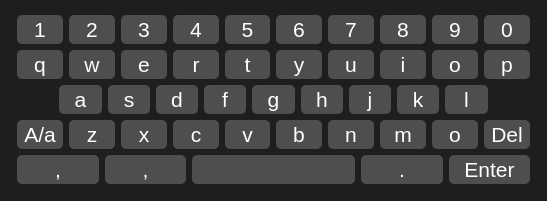
<?xml version="1.0" encoding="UTF-8"?>
<ui version="4.0">
 <class>SoftKey</class>
 <widget class="QWidget" name="SoftKey">
  <property name="geometry">
   <rect>
    <x>0</x>
    <y>0</y>
    <width>547</width>
    <height>201</height>
   </rect>
  </property>
  <property name="windowTitle">
   <string>Form</string>
  </property>
  <property name="styleSheet">
   <string notr="true">QWidget{
	background-color: rgb(30, 30, 30);
}

QPushButton{
border:1px;
background-color: rgb(78, 78, 78);
font:16pt;
color:#ffffff;
border-radius:5px;
}

QPushButton:hover{
border:1px;
background-color: rgb(100, 78, 0);
color:#ffffff;
border-radius:5px;
}

QPushButton:pressed{
border:1px;
background-color: rgb(100, 78, 0);
color:red;
border-radius:5px;
}</string>
  </property>
  <layout class="QGridLayout" name="gridLayout">
   <property name="topMargin">
    <number>9</number>
   </property>
   <item row="0" column="0">
    <widget class="QWidget" name="widget" native="true">
     <property name="styleSheet">
      <string notr="true">QWidget{
	background-color: rgb(30, 30, 30);
}

QPushButton{
border:1px;
background-color: rgb(78, 78, 78);
font:16pt;
color:#ffffff;
border-radius:5px;
}

QPushButton:hover{
border:1px;
background-color: rgb(100, 78, 0);
color:#ffffff;
border-radius:5px;
}

QPushButton:pressed{
border:1px;
background-color: rgb(100, 78, 0);
color:red;
border-radius:5px;
}</string>
     </property>
     <layout class="QVBoxLayout" name="verticalLayout">
      <property name="spacing">
       <number>6</number>
      </property>
      <property name="leftMargin">
       <number>6</number>
      </property>
      <property name="topMargin">
       <number>6</number>
      </property>
      <property name="rightMargin">
       <number>6</number>
      </property>
      <property name="bottomMargin">
       <number>6</number>
      </property>
      <item>
       <layout class="QHBoxLayout" name="horizontalLayout">
        <item>
         <widget class="KeyButton" name="pushButton">
          <property name="sizePolicy">
           <sizepolicy hsizetype="Expanding" vsizetype="Minimum">
            <horstretch>0</horstretch>
            <verstretch>0</verstretch>
           </sizepolicy>
          </property>
          <property name="focusPolicy">
           <enum>Qt::NoFocus</enum>
          </property>
          <property name="text">
           <string>1</string>
          </property>
         </widget>
        </item>
        <item>
         <widget class="KeyButton" name="pushButton_2">
          <property name="sizePolicy">
           <sizepolicy hsizetype="Expanding" vsizetype="Minimum">
            <horstretch>0</horstretch>
            <verstretch>0</verstretch>
           </sizepolicy>
          </property>
          <property name="focusPolicy">
           <enum>Qt::NoFocus</enum>
          </property>
          <property name="text">
           <string>2</string>
          </property>
         </widget>
        </item>
        <item>
         <widget class="KeyButton" name="pushButton_8">
          <property name="sizePolicy">
           <sizepolicy hsizetype="Expanding" vsizetype="Minimum">
            <horstretch>0</horstretch>
            <verstretch>0</verstretch>
           </sizepolicy>
          </property>
          <property name="focusPolicy">
           <enum>Qt::NoFocus</enum>
          </property>
          <property name="text">
           <string>3</string>
          </property>
         </widget>
        </item>
        <item>
         <widget class="KeyButton" name="pushButton_3">
          <property name="sizePolicy">
           <sizepolicy hsizetype="Expanding" vsizetype="Minimum">
            <horstretch>0</horstretch>
            <verstretch>0</verstretch>
           </sizepolicy>
          </property>
          <property name="focusPolicy">
           <enum>Qt::NoFocus</enum>
          </property>
          <property name="text">
           <string>4</string>
          </property>
         </widget>
        </item>
        <item>
         <widget class="KeyButton" name="pushButton_9">
          <property name="sizePolicy">
           <sizepolicy hsizetype="Expanding" vsizetype="Minimum">
            <horstretch>0</horstretch>
            <verstretch>0</verstretch>
           </sizepolicy>
          </property>
          <property name="focusPolicy">
           <enum>Qt::NoFocus</enum>
          </property>
          <property name="text">
           <string>5</string>
          </property>
         </widget>
        </item>
        <item>
         <widget class="KeyButton" name="pushButton_4">
          <property name="sizePolicy">
           <sizepolicy hsizetype="Expanding" vsizetype="Minimum">
            <horstretch>0</horstretch>
            <verstretch>0</verstretch>
           </sizepolicy>
          </property>
          <property name="focusPolicy">
           <enum>Qt::NoFocus</enum>
          </property>
          <property name="text">
           <string>6</string>
          </property>
         </widget>
        </item>
        <item>
         <widget class="KeyButton" name="pushButton_10">
          <property name="sizePolicy">
           <sizepolicy hsizetype="Expanding" vsizetype="Minimum">
            <horstretch>0</horstretch>
            <verstretch>0</verstretch>
           </sizepolicy>
          </property>
          <property name="focusPolicy">
           <enum>Qt::NoFocus</enum>
          </property>
          <property name="text">
           <string>7</string>
          </property>
         </widget>
        </item>
        <item>
         <widget class="KeyButton" name="pushButton_5">
          <property name="sizePolicy">
           <sizepolicy hsizetype="Expanding" vsizetype="Minimum">
            <horstretch>0</horstretch>
            <verstretch>0</verstretch>
           </sizepolicy>
          </property>
          <property name="focusPolicy">
           <enum>Qt::NoFocus</enum>
          </property>
          <property name="text">
           <string>8</string>
          </property>
         </widget>
        </item>
        <item>
         <widget class="KeyButton" name="pushButton_6">
          <property name="sizePolicy">
           <sizepolicy hsizetype="Expanding" vsizetype="Minimum">
            <horstretch>0</horstretch>
            <verstretch>0</verstretch>
           </sizepolicy>
          </property>
          <property name="focusPolicy">
           <enum>Qt::NoFocus</enum>
          </property>
          <property name="text">
           <string>9</string>
          </property>
         </widget>
        </item>
        <item>
         <widget class="KeyButton" name="pushButton_7">
          <property name="sizePolicy">
           <sizepolicy hsizetype="Expanding" vsizetype="Minimum">
            <horstretch>0</horstretch>
            <verstretch>0</verstretch>
           </sizepolicy>
          </property>
          <property name="focusPolicy">
           <enum>Qt::NoFocus</enum>
          </property>
          <property name="text">
           <string>0</string>
          </property>
         </widget>
        </item>
       </layout>
      </item>
      <item>
       <layout class="QHBoxLayout" name="horizontalLayout_2">
        <item>
         <widget class="KeyButton" name="pushButton_11">
          <property name="sizePolicy">
           <sizepolicy hsizetype="Expanding" vsizetype="Minimum">
            <horstretch>0</horstretch>
            <verstretch>0</verstretch>
           </sizepolicy>
          </property>
          <property name="focusPolicy">
           <enum>Qt::NoFocus</enum>
          </property>
          <property name="text">
           <string>q</string>
          </property>
         </widget>
        </item>
        <item>
         <widget class="KeyButton" name="pushButton_12">
          <property name="sizePolicy">
           <sizepolicy hsizetype="Expanding" vsizetype="Minimum">
            <horstretch>0</horstretch>
            <verstretch>0</verstretch>
           </sizepolicy>
          </property>
          <property name="focusPolicy">
           <enum>Qt::NoFocus</enum>
          </property>
          <property name="text">
           <string>w</string>
          </property>
         </widget>
        </item>
        <item>
         <widget class="KeyButton" name="pushButton_13">
          <property name="sizePolicy">
           <sizepolicy hsizetype="Expanding" vsizetype="Minimum">
            <horstretch>0</horstretch>
            <verstretch>0</verstretch>
           </sizepolicy>
          </property>
          <property name="focusPolicy">
           <enum>Qt::NoFocus</enum>
          </property>
          <property name="text">
           <string>e</string>
          </property>
         </widget>
        </item>
        <item>
         <widget class="KeyButton" name="pushButton_14">
          <property name="sizePolicy">
           <sizepolicy hsizetype="Expanding" vsizetype="Minimum">
            <horstretch>0</horstretch>
            <verstretch>0</verstretch>
           </sizepolicy>
          </property>
          <property name="focusPolicy">
           <enum>Qt::NoFocus</enum>
          </property>
          <property name="text">
           <string>r</string>
          </property>
         </widget>
        </item>
        <item>
         <widget class="KeyButton" name="pushButton_15">
          <property name="sizePolicy">
           <sizepolicy hsizetype="Expanding" vsizetype="Minimum">
            <horstretch>0</horstretch>
            <verstretch>0</verstretch>
           </sizepolicy>
          </property>
          <property name="focusPolicy">
           <enum>Qt::NoFocus</enum>
          </property>
          <property name="text">
           <string>t</string>
          </property>
         </widget>
        </item>
        <item>
         <widget class="KeyButton" name="pushButton_16">
          <property name="sizePolicy">
           <sizepolicy hsizetype="Expanding" vsizetype="Minimum">
            <horstretch>0</horstretch>
            <verstretch>0</verstretch>
           </sizepolicy>
          </property>
          <property name="focusPolicy">
           <enum>Qt::NoFocus</enum>
          </property>
          <property name="text">
           <string>y</string>
          </property>
         </widget>
        </item>
        <item>
         <widget class="KeyButton" name="pushButton_17">
          <property name="sizePolicy">
           <sizepolicy hsizetype="Expanding" vsizetype="Minimum">
            <horstretch>0</horstretch>
            <verstretch>0</verstretch>
           </sizepolicy>
          </property>
          <property name="focusPolicy">
           <enum>Qt::NoFocus</enum>
          </property>
          <property name="text">
           <string>u</string>
          </property>
         </widget>
        </item>
        <item>
         <widget class="KeyButton" name="pushButton_18">
          <property name="sizePolicy">
           <sizepolicy hsizetype="Expanding" vsizetype="Minimum">
            <horstretch>0</horstretch>
            <verstretch>0</verstretch>
           </sizepolicy>
          </property>
          <property name="focusPolicy">
           <enum>Qt::NoFocus</enum>
          </property>
          <property name="text">
           <string>i</string>
          </property>
         </widget>
        </item>
        <item>
         <widget class="KeyButton" name="pushButton_19">
          <property name="sizePolicy">
           <sizepolicy hsizetype="Expanding" vsizetype="Minimum">
            <horstretch>0</horstretch>
            <verstretch>0</verstretch>
           </sizepolicy>
          </property>
          <property name="focusPolicy">
           <enum>Qt::NoFocus</enum>
          </property>
          <property name="text">
           <string>o</string>
          </property>
         </widget>
        </item>
        <item>
         <widget class="KeyButton" name="pushButton_20">
          <property name="sizePolicy">
           <sizepolicy hsizetype="Expanding" vsizetype="Minimum">
            <horstretch>0</horstretch>
            <verstretch>0</verstretch>
           </sizepolicy>
          </property>
          <property name="focusPolicy">
           <enum>Qt::NoFocus</enum>
          </property>
          <property name="text">
           <string>p</string>
          </property>
         </widget>
        </item>
       </layout>
      </item>
      <item>
       <layout class="QHBoxLayout" name="horizontalLayout_3">
        <item>
         <spacer name="horizontalSpacer">
          <property name="orientation">
           <enum>Qt::Horizontal</enum>
          </property>
          <property name="sizeHint" stdset="0">
           <size>
            <width>40</width>
            <height>20</height>
           </size>
          </property>
         </spacer>
        </item>
        <item>
         <widget class="KeyButton" name="pushButton_21">
          <property name="sizePolicy">
           <sizepolicy hsizetype="Expanding" vsizetype="Minimum">
            <horstretch>0</horstretch>
            <verstretch>0</verstretch>
           </sizepolicy>
          </property>
          <property name="focusPolicy">
           <enum>Qt::NoFocus</enum>
          </property>
          <property name="text">
           <string>a</string>
          </property>
         </widget>
        </item>
        <item>
         <widget class="KeyButton" name="pushButton_22">
          <property name="sizePolicy">
           <sizepolicy hsizetype="Expanding" vsizetype="Minimum">
            <horstretch>0</horstretch>
            <verstretch>0</verstretch>
           </sizepolicy>
          </property>
          <property name="focusPolicy">
           <enum>Qt::NoFocus</enum>
          </property>
          <property name="text">
           <string>s</string>
          </property>
         </widget>
        </item>
        <item>
         <widget class="KeyButton" name="pushButton_23">
          <property name="sizePolicy">
           <sizepolicy hsizetype="Expanding" vsizetype="Minimum">
            <horstretch>0</horstretch>
            <verstretch>0</verstretch>
           </sizepolicy>
          </property>
          <property name="focusPolicy">
           <enum>Qt::NoFocus</enum>
          </property>
          <property name="text">
           <string>d</string>
          </property>
         </widget>
        </item>
        <item>
         <widget class="KeyButton" name="pushButton_24">
          <property name="sizePolicy">
           <sizepolicy hsizetype="Expanding" vsizetype="Minimum">
            <horstretch>0</horstretch>
            <verstretch>0</verstretch>
           </sizepolicy>
          </property>
          <property name="focusPolicy">
           <enum>Qt::NoFocus</enum>
          </property>
          <property name="text">
           <string>f</string>
          </property>
         </widget>
        </item>
        <item>
         <widget class="KeyButton" name="pushButton_25">
          <property name="sizePolicy">
           <sizepolicy hsizetype="Expanding" vsizetype="Minimum">
            <horstretch>0</horstretch>
            <verstretch>0</verstretch>
           </sizepolicy>
          </property>
          <property name="focusPolicy">
           <enum>Qt::NoFocus</enum>
          </property>
          <property name="text">
           <string>g</string>
          </property>
         </widget>
        </item>
        <item>
         <widget class="KeyButton" name="pushButton_26">
          <property name="sizePolicy">
           <sizepolicy hsizetype="Expanding" vsizetype="Minimum">
            <horstretch>0</horstretch>
            <verstretch>0</verstretch>
           </sizepolicy>
          </property>
          <property name="focusPolicy">
           <enum>Qt::NoFocus</enum>
          </property>
          <property name="text">
           <string>h</string>
          </property>
         </widget>
        </item>
        <item>
         <widget class="KeyButton" name="pushButton_27">
          <property name="sizePolicy">
           <sizepolicy hsizetype="Expanding" vsizetype="Minimum">
            <horstretch>0</horstretch>
            <verstretch>0</verstretch>
           </sizepolicy>
          </property>
          <property name="focusPolicy">
           <enum>Qt::NoFocus</enum>
          </property>
          <property name="text">
           <string>j</string>
          </property>
         </widget>
        </item>
        <item>
         <widget class="KeyButton" name="pushButton_28">
          <property name="sizePolicy">
           <sizepolicy hsizetype="Expanding" vsizetype="Minimum">
            <horstretch>0</horstretch>
            <verstretch>0</verstretch>
           </sizepolicy>
          </property>
          <property name="focusPolicy">
           <enum>Qt::NoFocus</enum>
          </property>
          <property name="text">
           <string>k</string>
          </property>
         </widget>
        </item>
        <item>
         <widget class="KeyButton" name="pushButton_29">
          <property name="sizePolicy">
           <sizepolicy hsizetype="Expanding" vsizetype="Minimum">
            <horstretch>0</horstretch>
            <verstretch>0</verstretch>
           </sizepolicy>
          </property>
          <property name="focusPolicy">
           <enum>Qt::NoFocus</enum>
          </property>
          <property name="text">
           <string>l</string>
          </property>
         </widget>
        </item>
        <item>
         <spacer name="horizontalSpacer_2">
          <property name="orientation">
           <enum>Qt::Horizontal</enum>
          </property>
          <property name="sizeHint" stdset="0">
           <size>
            <width>40</width>
            <height>20</height>
           </size>
          </property>
         </spacer>
        </item>
       </layout>
      </item>
      <item>
       <layout class="QHBoxLayout" name="horizontalLayout_4">
        <item>
         <widget class="KeyButton" name="pushButton_30">
          <property name="sizePolicy">
           <sizepolicy hsizetype="Expanding" vsizetype="Minimum">
            <horstretch>0</horstretch>
            <verstretch>0</verstretch>
           </sizepolicy>
          </property>
          <property name="focusPolicy">
           <enum>Qt::NoFocus</enum>
          </property>
          <property name="text">
           <string>A/a</string>
          </property>
         </widget>
        </item>
        <item>
         <widget class="KeyButton" name="pushButton_31">
          <property name="sizePolicy">
           <sizepolicy hsizetype="Expanding" vsizetype="Minimum">
            <horstretch>0</horstretch>
            <verstretch>0</verstretch>
           </sizepolicy>
          </property>
          <property name="focusPolicy">
           <enum>Qt::NoFocus</enum>
          </property>
          <property name="text">
           <string>z</string>
          </property>
         </widget>
        </item>
        <item>
         <widget class="KeyButton" name="pushButton_32">
          <property name="sizePolicy">
           <sizepolicy hsizetype="Expanding" vsizetype="Minimum">
            <horstretch>0</horstretch>
            <verstretch>0</verstretch>
           </sizepolicy>
          </property>
          <property name="focusPolicy">
           <enum>Qt::NoFocus</enum>
          </property>
          <property name="text">
           <string>x</string>
          </property>
         </widget>
        </item>
        <item>
         <widget class="KeyButton" name="pushButton_33">
          <property name="sizePolicy">
           <sizepolicy hsizetype="Expanding" vsizetype="Minimum">
            <horstretch>0</horstretch>
            <verstretch>0</verstretch>
           </sizepolicy>
          </property>
          <property name="focusPolicy">
           <enum>Qt::NoFocus</enum>
          </property>
          <property name="text">
           <string>c</string>
          </property>
         </widget>
        </item>
        <item>
         <widget class="KeyButton" name="pushButton_34">
          <property name="sizePolicy">
           <sizepolicy hsizetype="Expanding" vsizetype="Minimum">
            <horstretch>0</horstretch>
            <verstretch>0</verstretch>
           </sizepolicy>
          </property>
          <property name="focusPolicy">
           <enum>Qt::NoFocus</enum>
          </property>
          <property name="text">
           <string>v</string>
          </property>
         </widget>
        </item>
        <item>
         <widget class="KeyButton" name="pushButton_35">
          <property name="sizePolicy">
           <sizepolicy hsizetype="Expanding" vsizetype="Minimum">
            <horstretch>0</horstretch>
            <verstretch>0</verstretch>
           </sizepolicy>
          </property>
          <property name="focusPolicy">
           <enum>Qt::NoFocus</enum>
          </property>
          <property name="text">
           <string>b</string>
          </property>
         </widget>
        </item>
        <item>
         <widget class="KeyButton" name="pushButton_36">
          <property name="sizePolicy">
           <sizepolicy hsizetype="Expanding" vsizetype="Minimum">
            <horstretch>0</horstretch>
            <verstretch>0</verstretch>
           </sizepolicy>
          </property>
          <property name="focusPolicy">
           <enum>Qt::NoFocus</enum>
          </property>
          <property name="text">
           <string>n</string>
          </property>
         </widget>
        </item>
        <item>
         <widget class="KeyButton" name="pushButton_37">
          <property name="sizePolicy">
           <sizepolicy hsizetype="Expanding" vsizetype="Minimum">
            <horstretch>0</horstretch>
            <verstretch>0</verstretch>
           </sizepolicy>
          </property>
          <property name="focusPolicy">
           <enum>Qt::NoFocus</enum>
          </property>
          <property name="text">
           <string>m</string>
          </property>
         </widget>
        </item>
        <item>
         <widget class="KeyButton" name="pushButton_38">
          <property name="sizePolicy">
           <sizepolicy hsizetype="Expanding" vsizetype="Minimum">
            <horstretch>0</horstretch>
            <verstretch>0</verstretch>
           </sizepolicy>
          </property>
          <property name="focusPolicy">
           <enum>Qt::NoFocus</enum>
          </property>
          <property name="text">
           <string>o</string>
          </property>
         </widget>
        </item>
        <item>
         <widget class="KeyButton" name="pushButton_39">
          <property name="sizePolicy">
           <sizepolicy hsizetype="Expanding" vsizetype="Minimum">
            <horstretch>0</horstretch>
            <verstretch>0</verstretch>
           </sizepolicy>
          </property>
          <property name="focusPolicy">
           <enum>Qt::NoFocus</enum>
          </property>
          <property name="text">
           <string>Del</string>
          </property>
         </widget>
        </item>
       </layout>
      </item>
      <item>
       <layout class="QHBoxLayout" name="horizontalLayout_5">
        <item>
         <widget class="KeyButton" name="pushButton_42">
          <property name="sizePolicy">
           <sizepolicy hsizetype="Expanding" vsizetype="Minimum">
            <horstretch>1</horstretch>
            <verstretch>0</verstretch>
           </sizepolicy>
          </property>
          <property name="focusPolicy">
           <enum>Qt::NoFocus</enum>
          </property>
          <property name="text">
           <string>,</string>
          </property>
         </widget>
        </item>
        <item>
         <widget class="KeyButton" name="pushButton_40">
          <property name="sizePolicy">
           <sizepolicy hsizetype="Expanding" vsizetype="Minimum">
            <horstretch>1</horstretch>
            <verstretch>0</verstretch>
           </sizepolicy>
          </property>
          <property name="focusPolicy">
           <enum>Qt::NoFocus</enum>
          </property>
          <property name="text">
           <string>,</string>
          </property>
         </widget>
        </item>
        <item>
         <widget class="KeyButton" name="pushButton_41">
          <property name="sizePolicy">
           <sizepolicy hsizetype="Expanding" vsizetype="Minimum">
            <horstretch>2</horstretch>
            <verstretch>0</verstretch>
           </sizepolicy>
          </property>
          <property name="focusPolicy">
           <enum>Qt::NoFocus</enum>
          </property>
          <property name="text">
           <string/>
          </property>
         </widget>
        </item>
        <item>
         <widget class="KeyButton" name="pushButton_48">
          <property name="sizePolicy">
           <sizepolicy hsizetype="Expanding" vsizetype="Minimum">
            <horstretch>1</horstretch>
            <verstretch>0</verstretch>
           </sizepolicy>
          </property>
          <property name="focusPolicy">
           <enum>Qt::NoFocus</enum>
          </property>
          <property name="text">
           <string>.</string>
          </property>
         </widget>
        </item>
        <item>
         <widget class="KeyButton" name="pushButton_49">
          <property name="sizePolicy">
           <sizepolicy hsizetype="Expanding" vsizetype="Minimum">
            <horstretch>1</horstretch>
            <verstretch>0</verstretch>
           </sizepolicy>
          </property>
          <property name="focusPolicy">
           <enum>Qt::NoFocus</enum>
          </property>
          <property name="text">
           <string>Enter</string>
          </property>
         </widget>
        </item>
       </layout>
      </item>
     </layout>
    </widget>
   </item>
  </layout>
 </widget>
 <customwidgets>
  <customwidget>
   <class>KeyButton</class>
   <extends>QPushButton</extends>
   <header location="global">keybutton.h</header>
  </customwidget>
 </customwidgets>
 <resources/>
 <connections/>
</ui>
